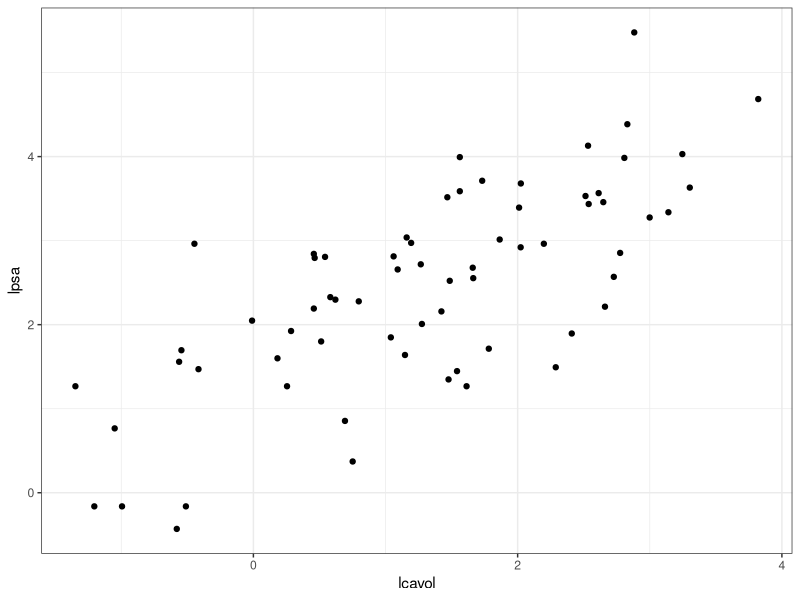
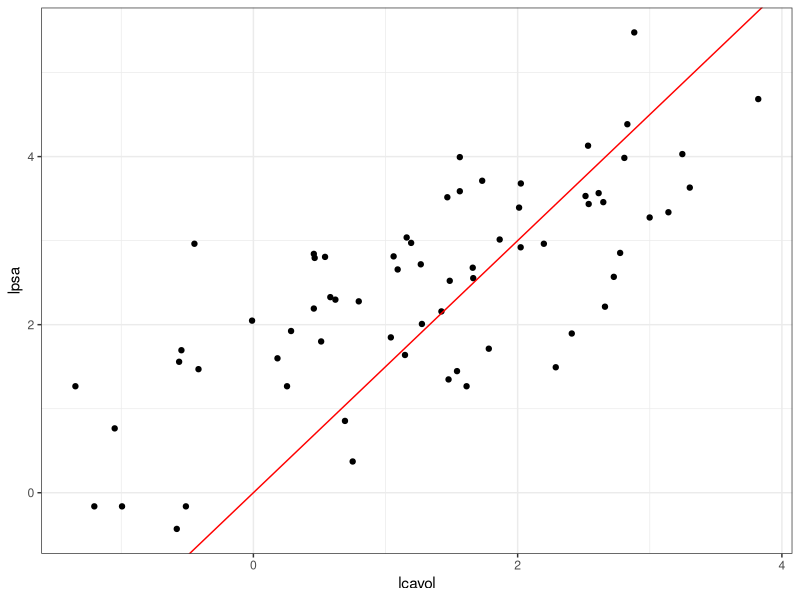
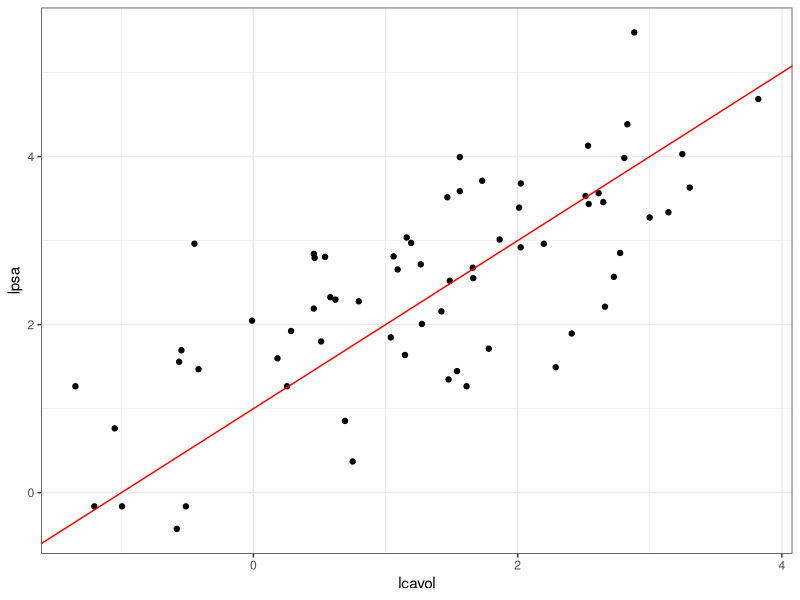

Source code (R) for these figures, in order:
## ---- chunk 1
knitr::opts_chunk$set(echo = TRUE)
library(MASS)
library(tidyverse)
library(readr)
library(dplyr)
library(knitr)
## ---- chunk 2
z_0 <- 5
eta <- 0.4
descenso <- function(n, z_0, eta, h_deriv){
  z <- matrix(0,n, length(z_0))
  z[1, ] <- z_0
  for(i in 1:(n-1)){
    z[i+1, ] <- z[i, ] - eta * h_deriv(z[i, ])
  }
  z
}
## ---- chunk 3

grad_calc <- function(x_ent, y_ent){
  salida_grad <- function(beta){
    f_beta <- as.matrix(cbind(1, x_ent)) %*% beta
    e <- y_ent - f_beta
    grad_out <- -as.numeric(t(cbind(1, x_ent)) %*% e)
    names(grad_out) <- c('Intercept', colnames(x_ent))
    grad_out
  }
  salida_grad
}
## ---- chunk 4
rss_calc <- function(datos){
  # esta función recibe los datos (x,y) y devuelve
  # una función f(betas) que calcula rss
  y <- datos$lpsa
  x <- datos$lcavol
  fun_out <- function(beta){
    y_hat <- beta[1] + beta[2]*x
    e <- (y - y_hat)
    rss <- sum(e^2)
    0.5*rss
  }
  fun_out
}
## ---- chunk 5
prostata <- read_csv('datos/prostate.csv') %>% select(lcavol, lpsa, train)
head(prostata)#kable(,format = 'HTML')
## ---- chunk 6
prostata_entrena <- filter(prostata, train)
ggplot(prostata_entrena, aes(x = lcavol, y = lpsa)) + geom_point() + theme_bw()
## ---- chunk 7
rss_prostata <- rss_calc(prostata_entrena)
beta <- c(0,1.5)
rss_prostata(beta)
## ---- chunk 8
ggplot(prostata_entrena, aes(x = lcavol, y = lpsa)) + geom_point() +
  geom_abline(slope = beta[2], intercept = beta[1], col ='red') + theme_bw()
## ---- chunk 9
beta <- c(1,1)
rss_prostata(beta)
## ---- chunk 10
ggplot(prostata_entrena, aes(x = lcavol, y = lpsa)) + geom_point() +
  geom_abline(slope = beta[2], intercept = beta[1], col ='red') + theme_bw()
## ---- chunk 11
grad_prostata <- grad_calc(prostata_entrena[, 1, drop = FALSE], prostata_entrena$lpsa)
grad_prostata(c(0,1))
## ---- chunk 12
grad_prostata(c(1,1))
## ---- chunk 13
iteraciones <- descenso(100, c(0,0), 0.005, grad_prostata)
iteraciones
## ---- chunk 14
lm(prostata_entrena$lpsa ~ prostata_entrena$lcavol)
